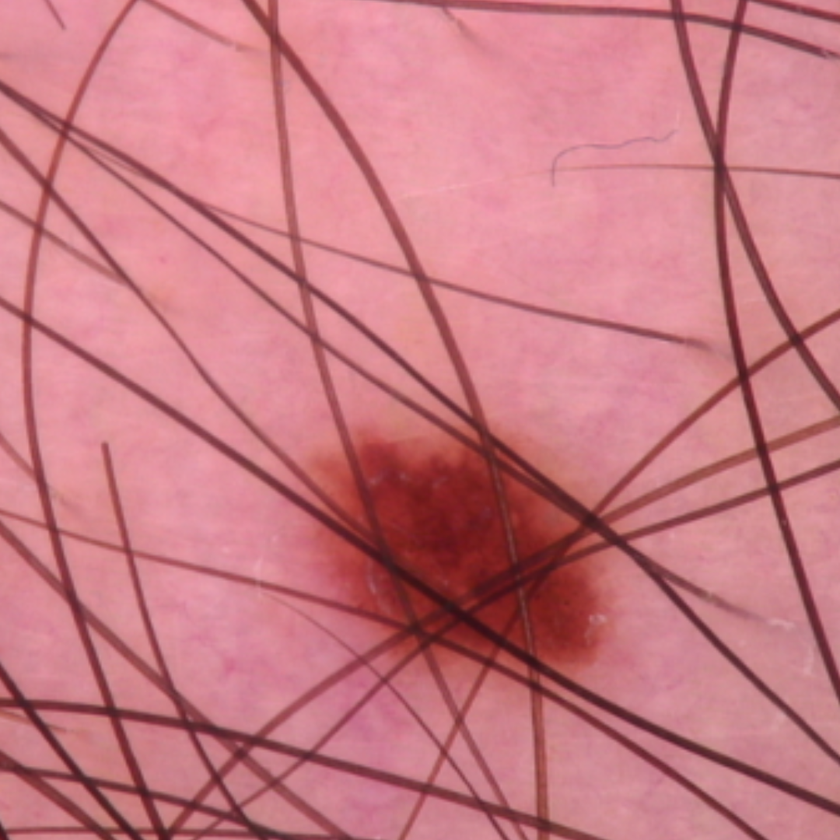
#> input picture backend/test_img.png, 840 x 840 px, shrunk from 1080 x 1080 before the run
$ python -i get_mask_v2.py   (imports and definitions only)
#> lines starting #> are read from the running program, lines starting #| are printed output that depends on the picture; after the words box and inside, x2 and y2 are one past the last pixel; in counts of white or black regions, pixels touching at a corner belong together
import numpy as np
import cv2

def get_mask_v2(img_rgb, kernel_size=3, opening_iter=2, dilation_iter=3, dt_thresh=0.5, largest_only=True):
    """
    Segment lesion with watershed and return a boolean mask.
    True = lesion region(s), False = background.
    If largest_only=True, keep only the largest connected lesion.
    """
#> called with kernel_size = 3, opening_iter = 2, dilation_iter = 3, dt_thresh = 0.5, largest_only = True
    gray_img = cv2.cvtColor(img_rgb, cv2.COLOR_RGB2GRAY)
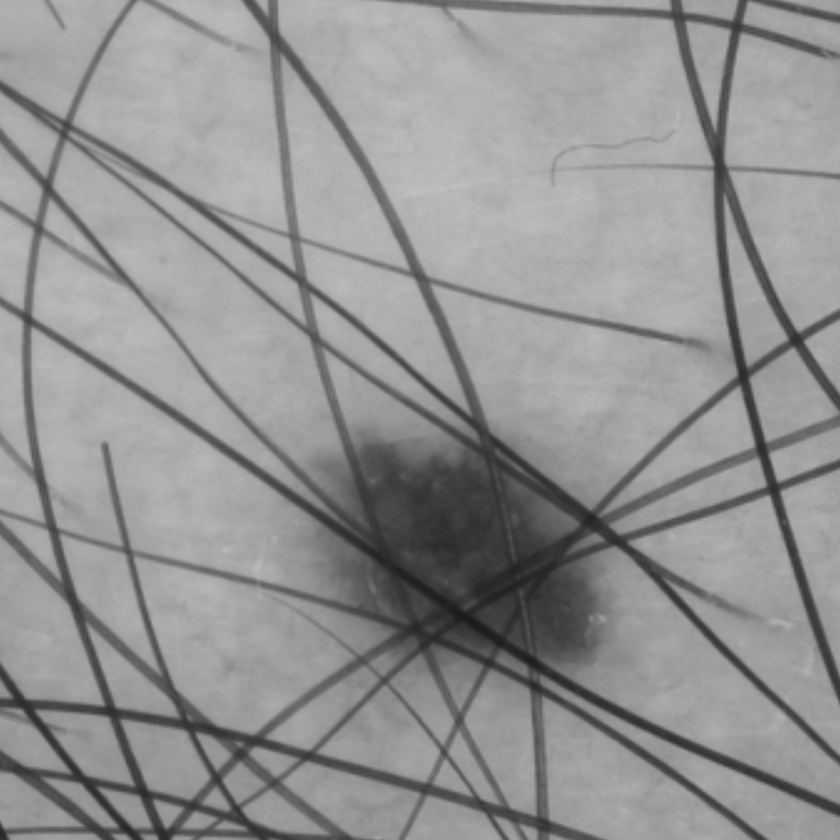
#> gray_img: shape (840, 840); min 27, max 194, mean 146.6

    # 1) Otsu threshold (invert: lesions are typically darker → become white foreground)
    _, thresh = cv2.threshold(gray_img, 0, 255, cv2.THRESH_BINARY_INV + cv2.THRESH_OTSU)
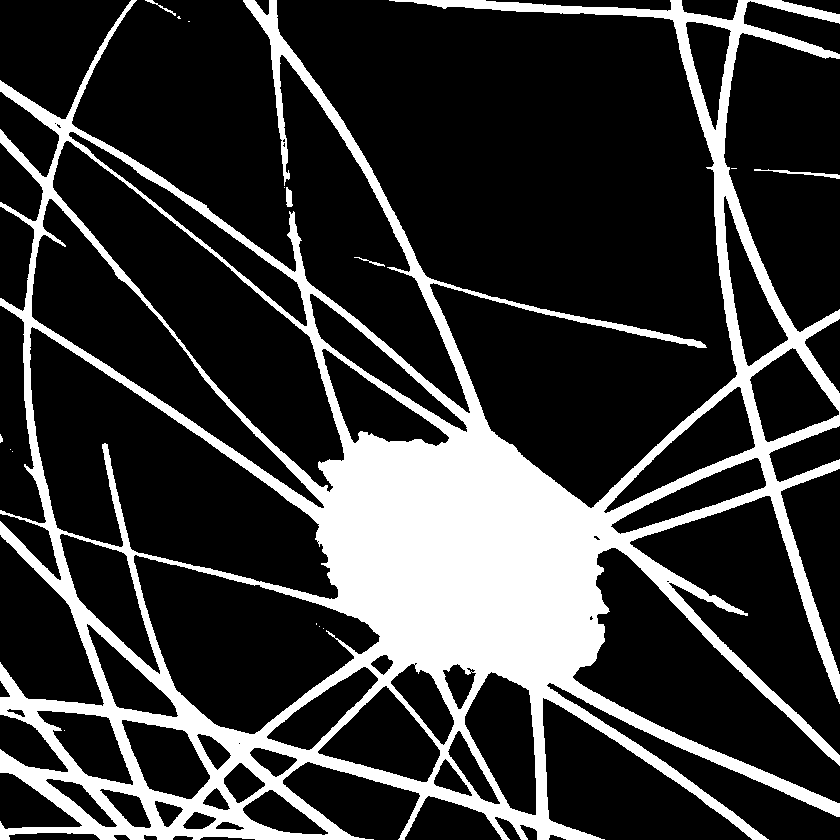
#> thresh: shape (840, 840); 22.3% white; 16 white regions (11 under 20 px), largest, box (x1, y1, x2, y2) and area: (0, 0, 840, 840) 156628, (754, 169, 840, 179) 219, (286, 187, 293, 207) 106, (145, 0, 176, 16) 71, (354, 257, 385, 267) 59

    # 2) Open to remove small noise
    kernel = np.ones((kernel_size, kernel_size), np.uint8)
    opening = cv2.morphologyEx(thresh, cv2.MORPH_OPEN, kernel, iterations=opening_iter)
#> opening: shape (840, 840); 21.4% white; 17 white regions, largest, box (x1, y1, x2, y2) and area: (0, 0, 840, 840) 148433, (559, 313, 703, 348) 902, (755, 0, 840, 23) 704

    # 3) Sure background by dilation
    sure_bg = cv2.dilate(opening, kernel, iterations=dilation_iter)
#> sure_bg: shape (840, 840); 31.5% white; 9 white regions, largest, box (x1, y1, x2, y2) and area: (0, 0, 840, 840) 217862, (539, 306, 706, 351) 2217, (752, 0, 840, 26) 1235

    # 4) Sure foreground by distance transform + threshold
    dist_transform = cv2.distanceTransform(opening, cv2.DIST_L2, 5)
    _, sure_fg = cv2.threshold(dist_transform, dt_thresh * dist_transform.max(), 255, 0)
#> sure_fg: shape (840, 840) float32; 2.3% white; 1 white region, box (x1, y1, x2, y2) and area: (376, 490, 542, 630) 15983
    sure_fg = np.uint8(sure_fg)

    # 5) Unknown = bg - fg
    unknown = cv2.subtract(sure_bg, sure_fg)
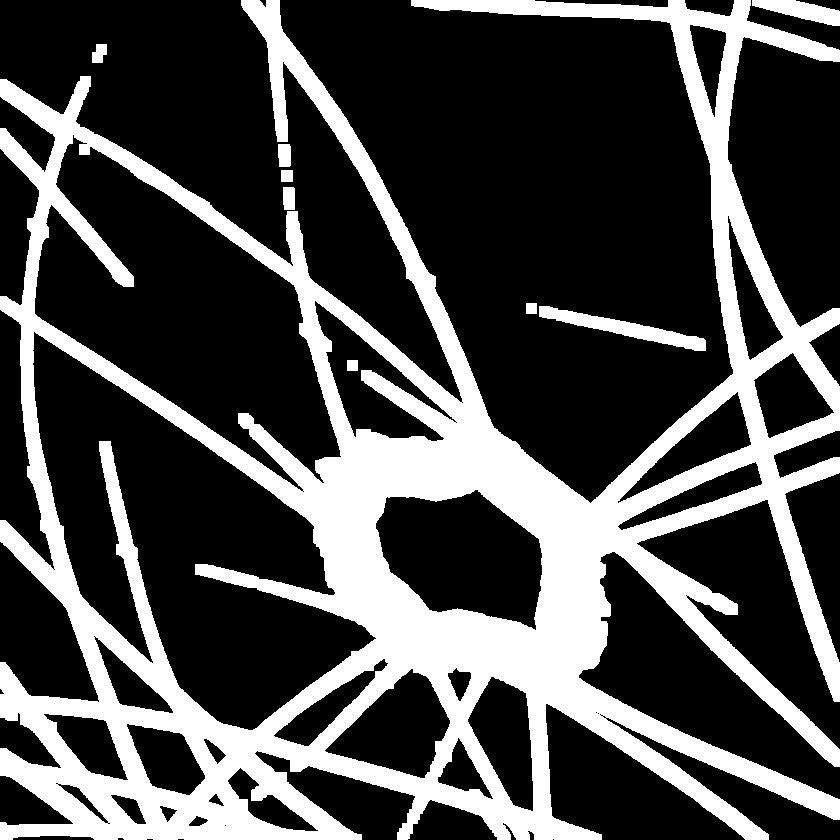
#> unknown: shape (840, 840); 29.3% white; 9 white regions, largest, box (x1, y1, x2, y2) and area: (0, 0, 840, 840) 201879, (539, 306, 706, 351) 2217, (752, 0, 840, 26) 1235

    # 6) Markers for watershed
    _, markers = cv2.connectedComponents(sure_fg)
    markers = markers + 1              # background starts at 1
    markers[unknown == 255] = 0        # unknown regions as 0
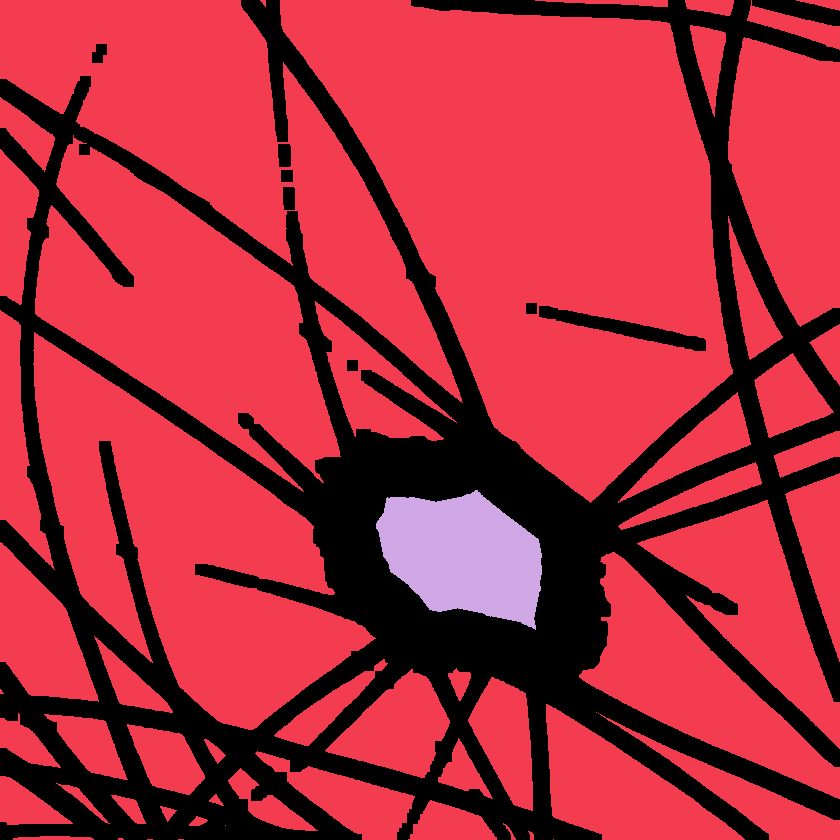
#> markers: shape (840, 840) int32; 3 distinct labels, from 0 to 2; one colour per label, 0 black

    # 7) Watershed (requires 3-channel image)
    img_color = cv2.cvtColor(gray_img, cv2.COLOR_GRAY2BGR)
    markers = cv2.watershed(img_color, markers)  # boundaries become -1
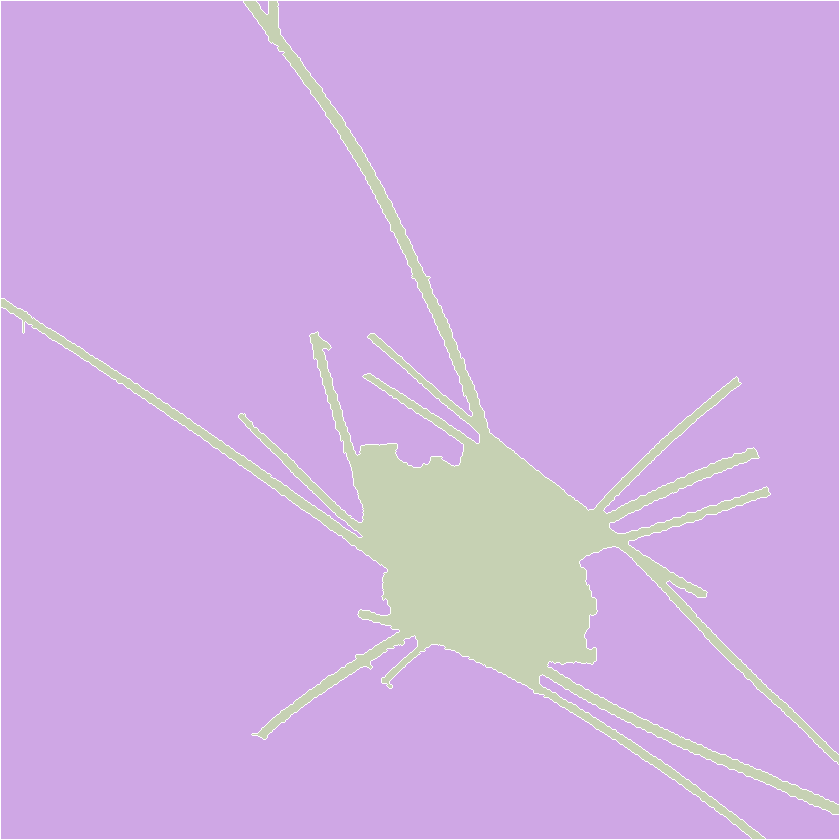
#> markers: shape (840, 840) int32; 3 distinct labels, from -1 to 2; one colour per label, 0 black, -1 white

    # 8) Build boolean mask: labels > 1 are foreground regions (exclude boundary -1 and bg 1)
    mask = markers > 1
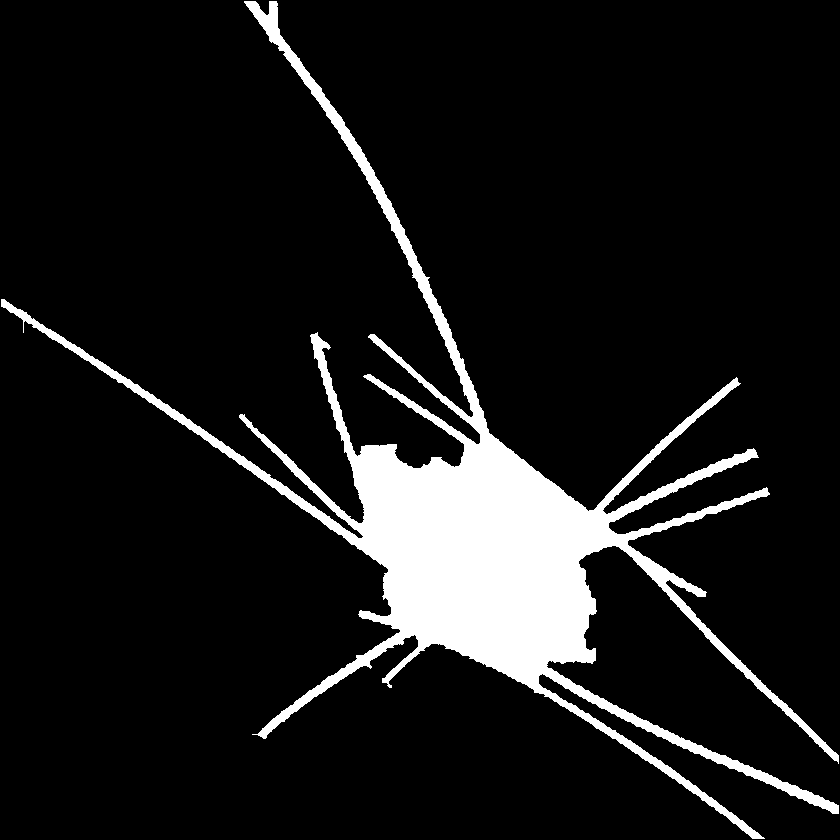
#> mask: shape (840, 840) bool; 10% white; 1 white region, box (x1, y1, x2, y2) and area: (1, 1, 839, 839) 70601

    if largest_only and mask.any():
        # keep only the largest connected component
        num, labels = cv2.connectedComponents(mask.astype(np.uint8))
#> num = 2
        if num > 1:
            sizes = [(labels == i).sum() for i in range(1, num)]
#> sizes = [70601]
            keep = 1 + int(np.argmax(sizes))
#> keep = 1
            mask = labels == keep

    return mask.astype(bool)

>>> import cv2
>>> picture = cv2.cvtColor(cv2.imread('../test_img.png'), cv2.COLOR_BGR2RGB)
>>> result = get_mask_v2(picture)
